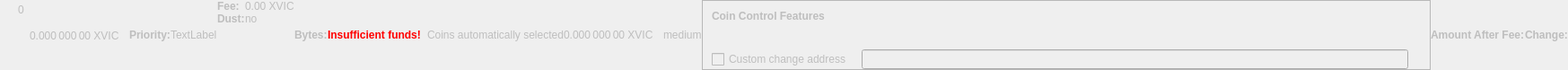
    <widget class="QWidget" name="dummyHideWidget" native="true">
     <property name="enabled">
      <bool>false</bool>
     </property>
     <property name="maximumSize">
      <size>
       <width>100</width>
       <height>22</height>
      </size>
     </property>
     <layout class="QHBoxLayout" name="dummyHideLayout">
      <property name="spacing">
       <number>0</number>
      </property>
      <property name="leftMargin">
       <number>0</number>
      </property>
      <property name="topMargin">
       <number>0</number>
      </property>
      <property name="rightMargin">
       <number>0</number>
      </property>
      <property name="bottomMargin">
       <number>0</number>
      </property>
      <item>
       <layout class="QFormLayout" name="formLayoutCoinControl1">
        <property name="horizontalSpacing">
         <number>10</number>
        </property>
        <property name="verticalSpacing">
         <number>14</number>
        </property>
        <property name="leftMargin">
         <number>10</number>
        </property>
        <property name="topMargin">
         <number>4</number>
        </property>
        <property name="rightMargin">
         <number>6</number>
        </property>
        <item row="0" column="1">
         <widget class="QLabel" name="labelCoinControlBytes">
          <property name="cursor">
           <cursorShape>IBeamCursor</cursorShape>
          </property>
          <property name="contextMenuPolicy">
           <enum>Qt::ActionsContextMenu</enum>
          </property>
          <property name="text">
           <string notr="true">0</string>
          </property>
          <property name="textInteractionFlags">
           <set>Qt::LinksAccessibleByMouse|Qt::TextSelectableByKeyboard|Qt::TextSelectableByMouse</set>
          </property>
         </widget>
        </item>
       </layout>
      </item>
      <item>
       <widget class="QLabel" name="labelCoinControlAfterFee">
        <property name="enabled">
         <bool>false</bool>
        </property>
        <property name="sizePolicy">
         <sizepolicy hsizetype="Fixed" vsizetype="Fixed">
          <horstretch>0</horstretch>
          <verstretch>0</verstretch>
         </sizepolicy>
        </property>
        <property name="minimumSize">
         <size>
          <width>111</width>
          <height>12</height>
         </size>
        </property>
        <property name="maximumSize">
         <size>
          <width>111</width>
          <height>12</height>
         </size>
        </property>
        <property name="cursor">
         <cursorShape>IBeamCursor</cursorShape>
        </property>
        <property name="contextMenuPolicy">
         <enum>Qt::ActionsContextMenu</enum>
        </property>
        <property name="text">
         <string notr="true">0.000 000 00 XVIC</string>
        </property>
        <property name="textInteractionFlags">
         <set>Qt::LinksAccessibleByMouse|Qt::TextSelectableByKeyboard|Qt::TextSelectableByMouse</set>
        </property>
       </widget>
      </item>
      <item>
       <widget class="QLabel" name="labelCoinControlPriorityText">
        <property name="enabled">
         <bool>false</bool>
        </property>
        <property name="font">
         <font>
          <weight>75</weight>
          <bold>true</bold>
         </font>
        </property>
        <property name="text">
         <string>Priority:</string>
        </property>
       </widget>
      </item>
      <item>
       <layout class="QHBoxLayout" name="horizontalLayout">
        <item>
         <widget class="QLabel" name="WarningLabel">
          <property name="text">
           <string>TextLabel</string>
          </property>
         </widget>
        </item>
       </layout>
      </item>
      <item>
       <layout class="QFormLayout" name="formLayoutCoinControl3">
        <property name="horizontalSpacing">
         <number>0</number>
        </property>
        <property name="verticalSpacing">
         <number>0</number>
        </property>
        <property name="leftMargin">
         <number>0</number>
        </property>
        <property name="topMargin">
         <number>0</number>
        </property>
        <property name="rightMargin">
         <number>0</number>
        </property>
        <item row="0" column="0">
         <widget class="QLabel" name="labelCoinControlFeeText">
          <property name="enabled">
           <bool>false</bool>
          </property>
          <property name="font">
           <font>
            <weight>75</weight>
            <bold>true</bold>
           </font>
          </property>
          <property name="text">
           <string>Fee:</string>
          </property>
          <property name="margin">
           <number>0</number>
          </property>
         </widget>
        </item>
        <item row="0" column="1">
         <widget class="QLabel" name="labelCoinControlFee">
          <property name="enabled">
           <bool>false</bool>
          </property>
          <property name="cursor">
           <cursorShape>IBeamCursor</cursorShape>
          </property>
          <property name="contextMenuPolicy">
           <enum>Qt::ActionsContextMenu</enum>
          </property>
          <property name="text">
           <string notr="true">0.00 XVIC</string>
          </property>
          <property name="textInteractionFlags">
           <set>Qt::LinksAccessibleByMouse|Qt::TextSelectableByKeyboard|Qt::TextSelectableByMouse</set>
          </property>
         </widget>
        </item>
        <item row="1" column="0">
         <widget class="QLabel" name="labelCoinControlLowOutputText">
          <property name="enabled">
           <bool>false</bool>
          </property>
          <property name="font">
           <font>
            <weight>75</weight>
            <bold>true</bold>
           </font>
          </property>
          <property name="text">
           <string>Dust:</string>
          </property>
         </widget>
        </item>
        <item row="1" column="1">
         <widget class="QLabel" name="labelCoinControlLowOutput">
          <property name="enabled">
           <bool>false</bool>
          </property>
          <property name="cursor">
           <cursorShape>IBeamCursor</cursorShape>
          </property>
          <property name="contextMenuPolicy">
           <enum>Qt::ActionsContextMenu</enum>
          </property>
          <property name="text">
           <string>no</string>
          </property>
          <property name="textInteractionFlags">
           <set>Qt::LinksAccessibleByMouse|Qt::TextSelectableByKeyboard|Qt::TextSelectableByMouse</set>
          </property>
         </widget>
        </item>
       </layout>
      </item>
      <item>
       <widget class="QLabel" name="labelCoinControlBytesText">
        <property name="enabled">
         <bool>false</bool>
        </property>
        <property name="font">
         <font>
          <weight>75</weight>
          <bold>true</bold>
         </font>
        </property>
        <property name="text">
         <string>Bytes:</string>
        </property>
       </widget>
      </item>
      <item>
       <layout class="QFormLayout" name="formLayoutCoinControl2">
        <property name="horizontalSpacing">
         <number>0</number>
        </property>
        <property name="verticalSpacing">
         <number>0</number>
        </property>
        <property name="leftMargin">
         <number>0</number>
        </property>
        <property name="topMargin">
         <number>0</number>
        </property>
        <property name="rightMargin">
         <number>0</number>
        </property>
       </layout>
      </item>
      <item>
       <layout class="QHBoxLayout" name="horizontalLayoutCoinControl2">
        <property name="spacing">
         <number>0</number>
        </property>
        <property name="bottomMargin">
         <number>0</number>
        </property>
       </layout>
      </item>
      <item>
       <widget class="QLabel" name="labelCoinControlInsuffFunds">
        <property name="enabled">
         <bool>false</bool>
        </property>
        <property name="minimumSize">
         <size>
          <width>0</width>
          <height>0</height>
         </size>
        </property>
        <property name="font">
         <font>
          <weight>75</weight>
          <bold>true</bold>
         </font>
        </property>
        <property name="styleSheet">
         <string notr="true">color:red;font-weight:bold;</string>
        </property>
        <property name="text">
         <string>Insufficient funds!</string>
        </property>
        <property name="margin">
         <number>5</number>
        </property>
       </widget>
      </item>
      <item>
       <layout class="QFormLayout" name="formLayoutCoinControl4">
        <property name="horizontalSpacing">
         <number>0</number>
        </property>
        <property name="verticalSpacing">
         <number>0</number>
        </property>
        <property name="leftMargin">
         <number>0</number>
        </property>
        <property name="topMargin">
         <number>0</number>
        </property>
        <property name="rightMargin">
         <number>0</number>
        </property>
       </layout>
      </item>
      <item>
       <widget class="QLabel" name="labelCoinControlChangeLabel">
        <property name="enabled">
         <bool>false</bool>
        </property>
        <property name="sizePolicy">
         <sizepolicy hsizetype="Preferred" vsizetype="Expanding">
          <horstretch>0</horstretch>
          <verstretch>0</verstretch>
         </sizepolicy>
        </property>
        <property name="minimumSize">
         <size>
          <width>0</width>
          <height>0</height>
         </size>
        </property>
        <property name="text">
         <string/>
        </property>
        <property name="margin">
         <number>3</number>
        </property>
       </widget>
      </item>
      <item>
       <widget class="QLabel" name="labelCoinControlAutomaticallySelected">
        <property name="enabled">
         <bool>false</bool>
        </property>
        <property name="sizePolicy">
         <sizepolicy hsizetype="Fixed" vsizetype="Fixed">
          <horstretch>0</horstretch>
          <verstretch>0</verstretch>
         </sizepolicy>
        </property>
        <property name="minimumSize">
         <size>
          <width>0</width>
          <height>0</height>
         </size>
        </property>
        <property name="maximumSize">
         <size>
          <width>240</width>
          <height>16777215</height>
         </size>
        </property>
        <property name="text">
         <string>Coins automatically selected</string>
        </property>
        <property name="margin">
         <number>5</number>
        </property>
       </widget>
      </item>
      <item>
       <widget class="QLabel" name="labelCoinControlChange">
        <property name="enabled">
         <bool>false</bool>
        </property>
        <property name="sizePolicy">
         <sizepolicy hsizetype="Fixed" vsizetype="Fixed">
          <horstretch>0</horstretch>
          <verstretch>0</verstretch>
         </sizepolicy>
        </property>
        <property name="minimumSize">
         <size>
          <width>111</width>
          <height>0</height>
         </size>
        </property>
        <property name="maximumSize">
         <size>
          <width>111</width>
          <height>16777215</height>
         </size>
        </property>
        <property name="cursor">
         <cursorShape>IBeamCursor</cursorShape>
        </property>
        <property name="contextMenuPolicy">
         <enum>Qt::ActionsContextMenu</enum>
        </property>
        <property name="text">
         <string notr="true">0.000 000 00 XVIC</string>
        </property>
        <property name="textInteractionFlags">
         <set>Qt::LinksAccessibleByMouse|Qt::TextSelectableByKeyboard|Qt::TextSelectableByMouse</set>
        </property>
       </widget>
      </item>
      <item>
       <widget class="QLabel" name="labelCoinControlPriority">
        <property name="enabled">
         <bool>false</bool>
        </property>
        <property name="cursor">
         <cursorShape>IBeamCursor</cursorShape>
        </property>
        <property name="contextMenuPolicy">
         <enum>Qt::ActionsContextMenu</enum>
        </property>
        <property name="text">
         <string>medium</string>
        </property>
        <property name="textInteractionFlags">
         <set>Qt::LinksAccessibleByMouse|Qt::TextSelectableByKeyboard|Qt::TextSelectableByMouse</set>
        </property>
       </widget>
      </item>
      <item>
       <widget class="QFrame" name="frameCoinControl">
        <property name="sizePolicy">
         <sizepolicy hsizetype="Expanding" vsizetype="Expanding">
          <horstretch>0</horstretch>
          <verstretch>0</verstretch>
         </sizepolicy>
        </property>
        <property name="maximumSize">
         <size>
          <width>16777215</width>
          <height>16777215</height>
         </size>
        </property>
        <property name="frameShape">
         <enum>QFrame::StyledPanel</enum>
        </property>
        <property name="frameShadow">
         <enum>QFrame::Sunken</enum>
        </property>
        <layout class="QVBoxLayout" name="verticalLayoutCoinControl2_2">
         <property name="spacing">
          <number>0</number>
         </property>
         <property name="leftMargin">
          <number>0</number>
         </property>
         <property name="topMargin">
          <number>0</number>
         </property>
         <property name="rightMargin">
          <number>0</number>
         </property>
         <property name="bottomMargin">
          <number>0</number>
         </property>
         <item>
          <layout class="QVBoxLayout" name="verticalLayoutCoinControl" stretch="0,0,0,1">
           <property name="spacing">
            <number>0</number>
           </property>
           <property name="leftMargin">
            <number>10</number>
           </property>
           <property name="topMargin">
            <number>10</number>
           </property>
           <item>
            <layout class="QHBoxLayout" name="horizontalLayoutCoinControl1">
             <property name="bottomMargin">
              <number>15</number>
             </property>
             <item>
              <widget class="QLabel" name="labelCoinControlFeatures">
               <property name="enabled">
                <bool>false</bool>
               </property>
               <property name="sizePolicy">
                <sizepolicy hsizetype="Preferred" vsizetype="Maximum">
                 <horstretch>0</horstretch>
                 <verstretch>0</verstretch>
                </sizepolicy>
               </property>
               <property name="font">
                <font>
                 <weight>75</weight>
                 <bold>true</bold>
                </font>
               </property>
               <property name="styleSheet">
                <string notr="true">font-weight:bold;</string>
               </property>
               <property name="text">
                <string>Coin Control Features</string>
               </property>
              </widget>
             </item>
            </layout>
           </item>
           <item>
            <widget class="QWidget" name="widgetCoinControl" native="true">
             <property name="sizePolicy">
              <sizepolicy hsizetype="Preferred" vsizetype="Preferred">
               <horstretch>0</horstretch>
               <verstretch>0</verstretch>
              </sizepolicy>
             </property>
             <property name="minimumSize">
              <size>
               <width>0</width>
               <height>0</height>
              </size>
             </property>
             <property name="styleSheet">
              <string notr="true"/>
             </property>
             <layout class="QHBoxLayout" name="horizontalLayoutCoinControl5_2">
              <property name="leftMargin">
               <number>0</number>
              </property>
              <property name="topMargin">
               <number>0</number>
              </property>
              <property name="rightMargin">
               <number>0</number>
              </property>
              <property name="bottomMargin">
               <number>0</number>
              </property>
              <item>
               <layout class="QHBoxLayout" name="horizontalLayoutCoinControl3">
                <property name="spacing">
                 <number>20</number>
                </property>
                <property name="topMargin">
                 <number>0</number>
                </property>
                <property name="bottomMargin">
                 <number>10</number>
                </property>
               </layout>
              </item>
             </layout>
            </widget>
           </item>
           <item>
            <layout class="QHBoxLayout" name="horizontalLayoutCoinControl4" stretch="0,0,0">
             <property name="spacing">
              <number>12</number>
             </property>
             <property name="sizeConstraint">
              <enum>QLayout::SetDefaultConstraint</enum>
             </property>
             <property name="topMargin">
              <number>5</number>
             </property>
             <property name="rightMargin">
              <number>5</number>
             </property>
             <item>
              <widget class="QCheckBox" name="checkBoxCoinControlChange">
               <property name="enabled">
                <bool>false</bool>
               </property>
               <property name="toolTip">
                <string>If this is activated, but the change address is empty or invalid, change will be sent to a newly generated address.</string>
               </property>
               <property name="text">
                <string>Custom change address</string>
               </property>
              </widget>
             </item>
             <item>
              <widget class="QValidatedLineEdit" name="lineEditCoinControlChange">
               <property name="enabled">
                <bool>false</bool>
               </property>
               <property name="sizePolicy">
                <sizepolicy hsizetype="Expanding" vsizetype="Fixed">
                 <horstretch>0</horstretch>
                 <verstretch>0</verstretch>
                </sizepolicy>
               </property>
              </widget>
             </item>
             <item>
              <widget class="QLabel" name="labelCoinControlChangeLabel_2">
               <property name="sizePolicy">
                <sizepolicy hsizetype="Preferred" vsizetype="Expanding">
                 <horstretch>0</horstretch>
                 <verstretch>0</verstretch>
                </sizepolicy>
               </property>
               <property name="minimumSize">
                <size>
                 <width>0</width>
                 <height>0</height>
                </size>
               </property>
               <property name="text">
                <string/>
               </property>
               <property name="margin">
                <number>3</number>
               </property>
              </widget>
             </item>
            </layout>
           </item>
           <item>
            <spacer name="verticalSpacerCoinControl">
             <property name="orientation">
              <enum>Qt::Vertical</enum>
             </property>
             <property name="sizeHint" stdset="0">
              <size>
               <width>800</width>
               <height>1</height>
              </size>
             </property>
            </spacer>
           </item>
          </layout>
         </item>
        </layout>
       </widget>
      </item>
      <item>
       <widget class="QLabel" name="labelCoinControlAfterFeeText">
        <property name="enabled">
         <bool>false</bool>
        </property>
        <property name="minimumSize">
         <size>
          <width>0</width>
          <height>0</height>
         </size>
        </property>
        <property name="maximumSize">
         <size>
          <width>16777215</width>
          <height>16777215</height>
         </size>
        </property>
        <property name="font">
         <font>
          <weight>75</weight>
          <bold>true</bold>
         </font>
        </property>
        <property name="text">
         <string>Amount After Fee:</string>
        </property>
        <property name="alignment">
         <set>Qt::AlignLeading|Qt::AlignLeft|Qt::AlignVCenter</set>
        </property>
        <property name="margin">
         <number>0</number>
        </property>
       </widget>
      </item>
      <item>
       <widget class="QLabel" name="labelCoinControlChangeText">
        <property name="enabled">
         <bool>false</bool>
        </property>
        <property name="sizePolicy">
         <sizepolicy hsizetype="Preferred" vsizetype="Preferred">
          <horstretch>0</horstretch>
          <verstretch>0</verstretch>
         </sizepolicy>
        </property>
        <property name="minimumSize">
         <size>
          <width>0</width>
          <height>0</height>
         </size>
        </property>
        <property name="maximumSize">
         <size>
          <width>16777215</width>
          <height>16777215</height>
         </size>
        </property>
        <property name="font">
         <font>
          <weight>75</weight>
          <bold>true</bold>
         </font>
        </property>
        <property name="text">
         <string>Change:</string>
        </property>
        <property name="alignment">
         <set>Qt::AlignLeading|Qt::AlignLeft|Qt::AlignVCenter</set>
        </property>
       </widget>
      </item>
     </layout>
    </widget>
